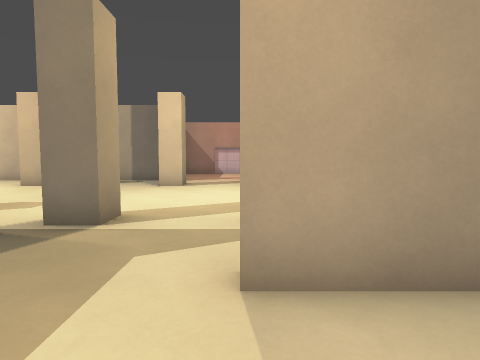
View 1 (above)

17 first-person views from a walk through a 3-D level made in the Godot game engine. The camera is 1.2 m above the floor, tilts 4° down and sees 75° across. Doors that lead somewhere are drawn open, without their leaves. The floor is counted in squares, 1 m on a side. Each view is taken from the middle of a square. On the plan, view 1 faces up. The plan holds only what a view shows up to about 13 squares ahead; the rest is blank. The place goes on beyond the plan. Surface patterns are stand-ins for the level's own textures.

View 2
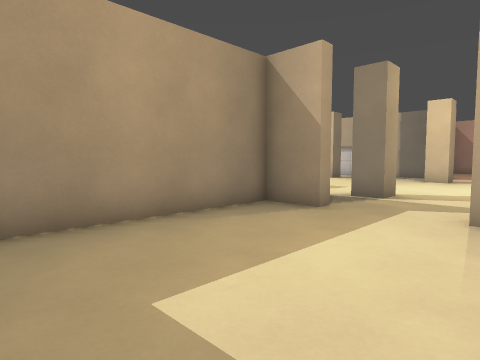

View 3
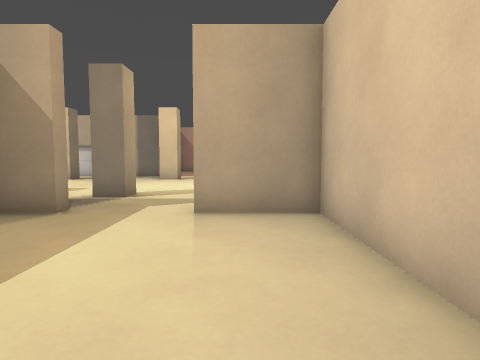

View 4
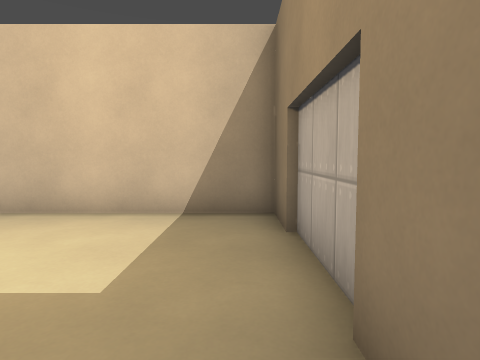

View 5
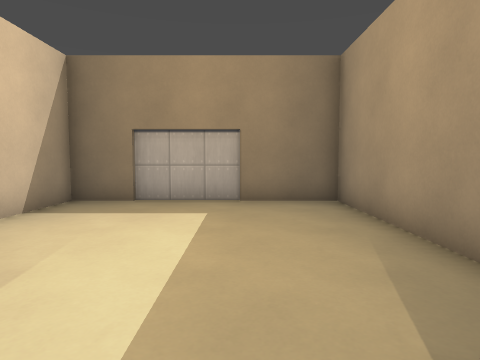

View 6
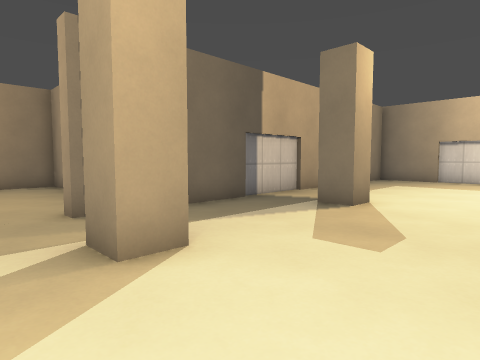

View 7
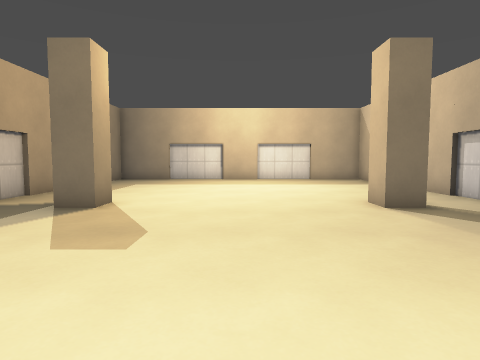

View 8
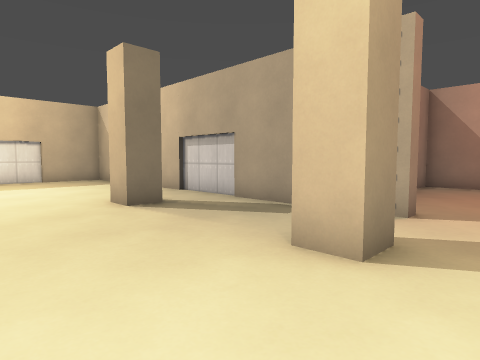

View 9
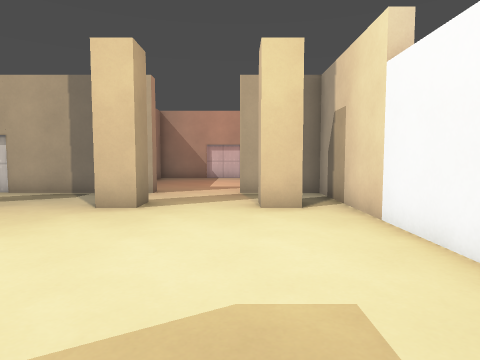

View 10
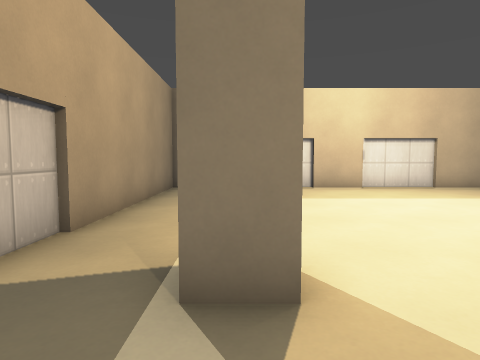

View 11
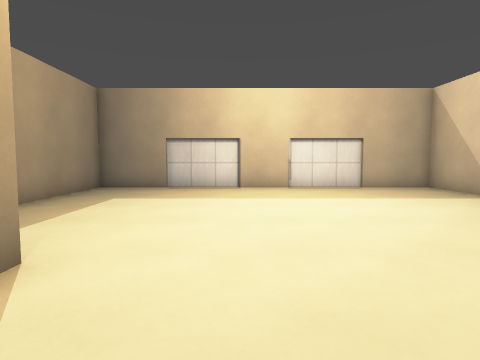

View 12
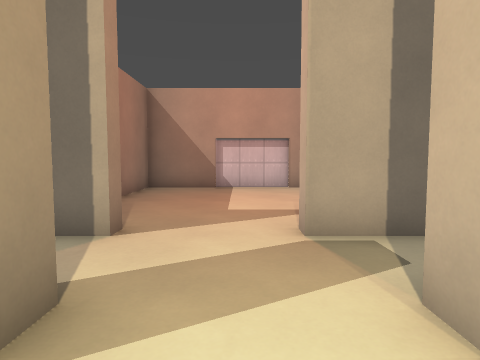

View 13
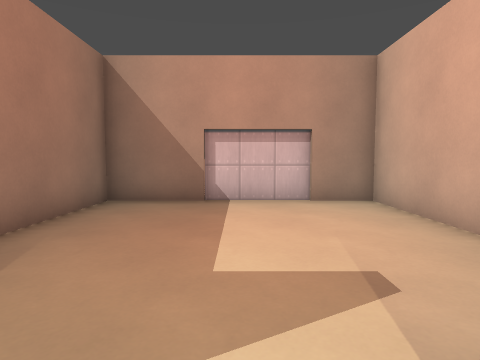

View 14
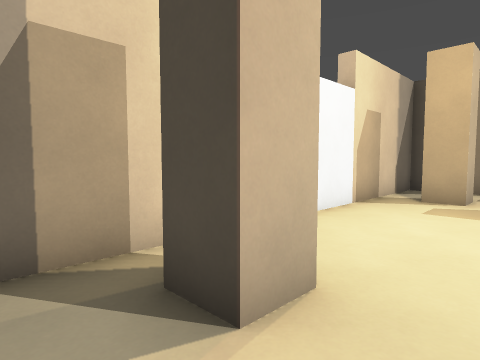

View 15
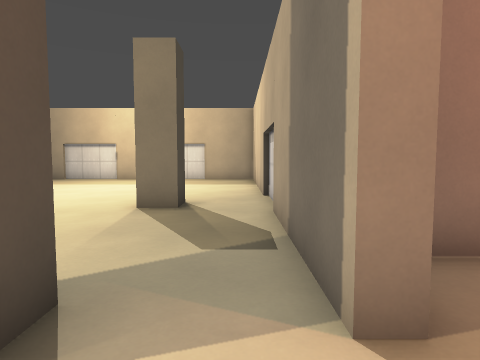

View 16
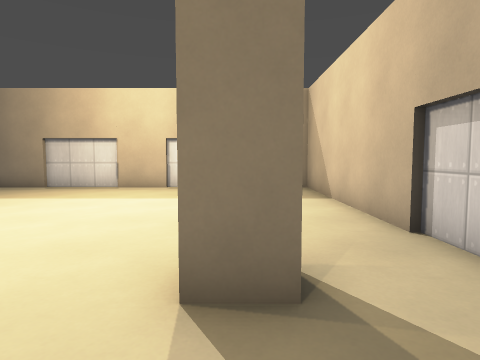

View 17
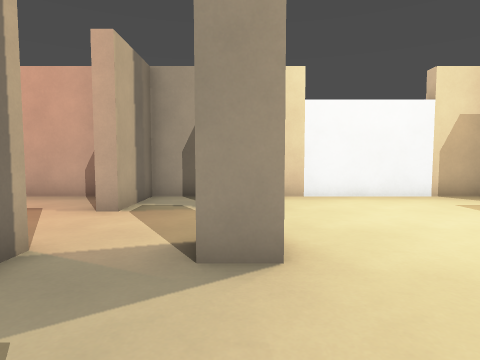

### Floor plan
Ten units are one square. View 1 is at (0, 0); x grows to the right and y downward. Boxes are objects, and circles mark ways between rooms. Rooms are numbered by the first view taken in them; rooms with no view inside come last. Other rooms are left out.
<svg viewBox="-200 -260 233 320">
<path fill="none" stroke="#000" d="M9 48 28 48 28 -28 0 -28M-30 -28 -47 -28 -47 48 -20 48M-80 -33 -58 -33M-109 -168 -187 -168 -187 -140M-30 -168 -80 -168M-187 -111 -187 -90M6 -33 28 -33 28 -168 0 -168M-187 -61 -187 -33 -110 -33M-19 -248 -47 -248 -47 -208M-47 -190 -47 -182M28 -185 28 -248 10 -248"/>
<rect x="-15" y="45" width="20" height="10" fill="#bbb"><title>barrier</title></rect>
<rect x="-195" y="-85" width="10" height="20" fill="#bbb"><title>barrier</title></rect>
<rect x="-195" y="-135" width="10" height="20" fill="#bbb"><title>barrier</title></rect>
<rect x="-105" y="-35" width="20" height="10" fill="#bbb"><title>barrier</title></rect>
<rect x="-105" y="-175" width="20" height="10" fill="#bbb"><title>barrier</title></rect>
<rect x="-95" y="-65" width="10" height="10" fill="#bbb"><title>pillar</title></rect>
<rect x="-95" y="-145" width="10" height="10" fill="#bbb"><title>pillar</title></rect>
<rect x="-35" y="-65" width="10" height="10" fill="#bbb"><title>pillar</title></rect>
<rect x="-35" y="-145" width="10" height="10" fill="#bbb"><title>pillar</title></rect>
<rect x="5" y="-65" width="10" height="10" fill="#bbb"><title>pillar</title></rect>
<rect x="5" y="-145" width="10" height="10" fill="#bbb"><title>pillar</title></rect>
<rect x="-15" y="-255" width="20" height="10" fill="#bbb"><title>barrier</title></rect>
<circle cx="-15" cy="-30" r="3" fill="#2a7"/>
<circle cx="-15" cy="-170" r="3" fill="#2a7"/>
<text x="-10" y="10">1</text>
<text x="-80" y="-100">2</text>
<text x="-10" y="-210">3</text>
</svg>
Room 1 opens to room 2. Room 2 opens to room 3.

Where each view was taken, in squares from view 1:
view 1: 0 up, 0 right, facing up
view 2: 4 down, 1 right, facing up-left
view 3: 4 down, 1 right, facing up
view 4: 4 down, 4 left, facing right
view 5: 4 up, 2 left, facing down
view 6: 10 up, 1 left, facing down-left
view 7: 10 up, 1 left, facing left
view 8: 10 up, 1 left, facing up-left
view 9: 6 up, 0 right, facing up
view 10: 6 up, 6 left, facing left
view 11: 9 up, 6 left, facing left
view 12: 12 up, 1 left, facing up
view 13: 16 up, 1 left, facing up
view 14: 16 up, 1 left, facing down-right
view 15: 16 up, 1 left, facing left
view 16: 14 up, 6 left, facing left
view 17: 14 up, 7 left, facing right
